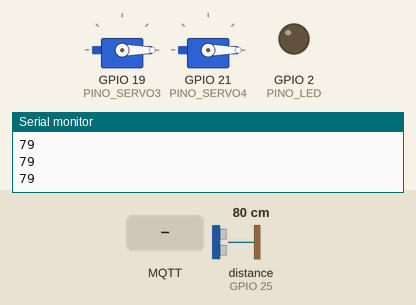
Simulated run of this sketch. Board: ESP32. Parts: 2 × servo, output pins drawn as LEDs (lit = HIGH), the last lines printed to the serial monitor. Wiring (inferred from the names in the program): ultrasonic range finder: trigger GPIO 26; echo GPIO 25. Inputs (shaded band) come from the test bench; at power-on: distance to the obstacle (sensor on GPIO 25) 80 cm. The echo pulse lasts 58.3 µs per cm; WiFi joins after 1.5 s; servers stay silent unless stated; random numbers use the default seed unless the sketch sets one; no MQTT or app messages arrive unless stated; pins used as bus, display or sensor lines are not drawn.

Above: at 2.7 s.
2.8 s: MQTT message "acender" arrives on the first subscribed topic
At 4.2 s:
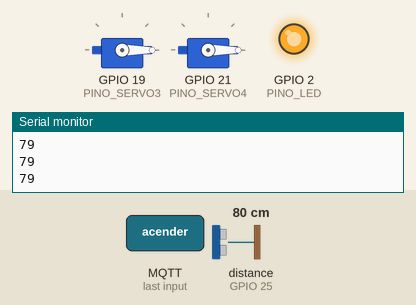
4.5 s: MQTT message "objeto_proximo" arrives on the second subscribed topic
At 5.8 s:
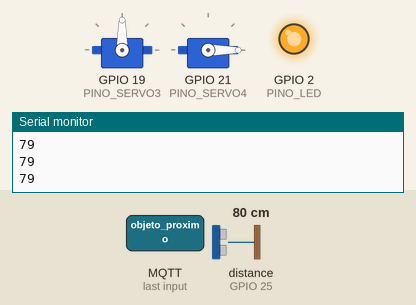
6.1 s: MQTT message "apagar" arrives on the first subscribed topic
At 6.6 s:
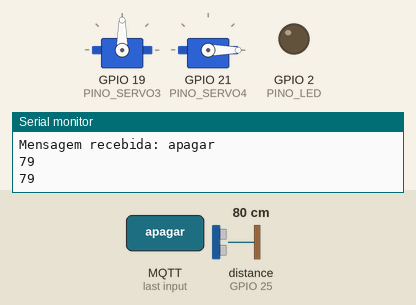
7.7 s: MQTT message "objeto_longe" arrives on the second subscribed topic
At 8.0 s:
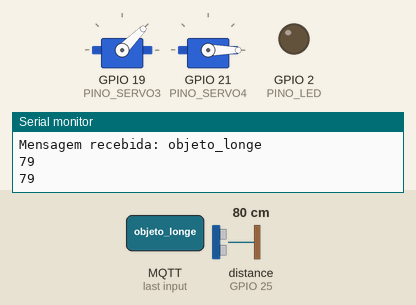
9.2 s: MQTT message "objeto_proximo" arrives on the third subscribed topic
At 9.7 s:
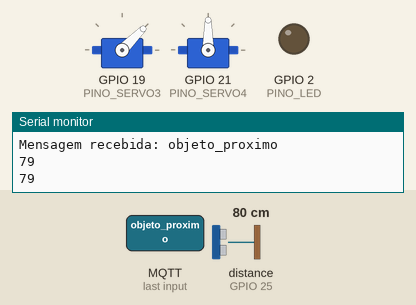
10.8 s: MQTT message "objeto_longe" arrives on the third subscribed topic
At 11.1 s:
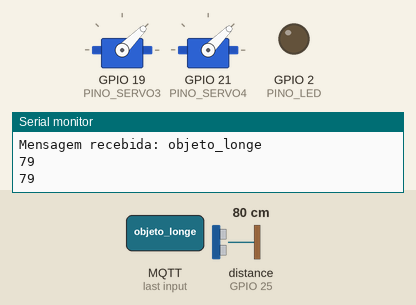
Timing chart, 0 to 13.3 s (numbered marks = the images above; inputs shaded):
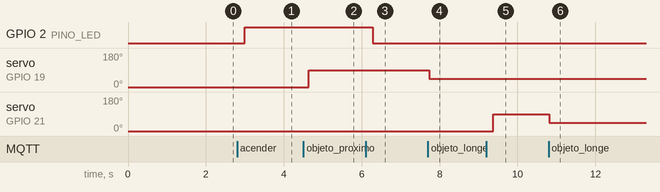

The sketch:

S3.ino
```cpp
#include <WiFiClientSecure.h>
#include <PubSubClient.h>
#include <WiFi.h>
#include <ESP32Servo.h>

// -------------------- DEFINIÇÃO DE PINOS --------------------
#define PINO_LED 2
#define TRIG 26
#define ECHO 25
#define PINO_SERVO3 19       // Servo 3
#define PINO_SERVO4 21       // Servo 4


// -------------------- OBJETOS MQTT E SERVO --------------------
WiFiClientSecure client;
PubSubClient mqtt(client);
Servo servo3;
Servo servo4;

// -------------------- CREDENCIAIS WI-FI --------------------
const char* SSID = "FIESC_IOT_EDU";
const char* PASS = "8120gv08";

// -------------------- BROKER MQTT --------------------
const char* BROKER_URL  = "7aecec580ecf4e5cbac2d52b35eb85b9.s1.eu.hivemq.cloud";
const int   BROKER_PORT = 8883;
const char* BROKER_USER = "Placa-3-Hisabel";
const char* BROKER_PASS = "123456abX";

// -------------------- TÓPICOS MQTT --------------------
// *** Tópicos recebidos da S2 ***
const char* TOPIC_PUBLISH_1 = "Projeto/S2/Distancia1";  // controla servo3
const char* TOPIC_PUBLISH_2 = "Projeto/S2/Distancia2";  // controla servo4

// *** Tópico vindo da S1 ***
const char* TOPICO_SUBSCRIBE = "S1/iluminacao";

// -------------------- CONTROLE DE PUBLICAÇÃO --------------------
unsigned long lastPublish = 0;        // guarda o último instante em que publicou presença
int publishInterval = 3000;          // publica presença a cada 3 segundos

// -------------------- FUNÇÃO DE LEITURA DO ULTRASSOM --------------------
long medirDistancia(int trigPin, int echoPin) {
  digitalWrite(trigPin, LOW);
  delayMicroseconds(2);
  digitalWrite(trigPin, HIGH);
  delayMicroseconds(10);
  digitalWrite(trigPin, LOW);

  long duracao = pulseIn(echoPin, HIGH, 30000);              // mede o tempo do eco
  long distancia = (duracao * 0.034) / 2;                    // converte tempo = distância em cm
  return distancia;
}

// -------------------- CALLBACK MQTT --------------------
void callback(char* topic, byte* payload, unsigned int length) {

  String mensagem = "";
  for (int i = 0; i < length; i++) {
    mensagem += (char)payload[i];
  }

  Serial.print("Tópico recebido: ");
  Serial.println(topic);
  Serial.print("Mensagem recebida: ");
  Serial.println(mensagem);

  // ---------- CONTROLE DO LED ----------
  if (String(topic) == TOPICO_SUBSCRIBE) {
    if (mensagem == "acender")  digitalWrite(PINO_LED, HIGH);
    if (mensagem == "apagar")   digitalWrite(PINO_LED, LOW);
  }

  // ---------- CONTROLE DO SERVO 3 ----------
  if (String(topic) == TOPIC_PUBLISH_1) {
    if (mensagem == "objeto_proximo") servo3.write(90);
    if (mensagem == "objeto_longe")   servo3.write(45);
  }

  // ---------- CONTROLE DO SERVO 4 ----------
  if (String(topic) == TOPIC_PUBLISH_2) {
    if (mensagem == "objeto_proximo") servo4.write(90);
    if (mensagem == "objeto_longe")   servo4.write(45);
  }
}


// -------------------- CONEXÃO COM WI-FI --------------------
void conectarWiFi() {
  Serial.print("Conectando ao WiFi...");
  WiFi.begin(SSID, PASS);

  while (WiFi.status() != WL_CONNECTED) {
    Serial.print(".");
    delay(300);
  }
  Serial.println("\nWiFi conectado!");
}

// -------------------- CONEXÃO COM BROKER MQTT --------------------
void conectarMQTT() {
 mqtt.setServer(BROKER_URL, BROKER_PORT);
 client.setInsecure();                // ignora certificado (requerido em alguns brokers)
 mqtt.setCallback(callback);          // registra função callback

 // mantém tentativa de conexão até conseguir
 while (!mqtt.connected()) {
    Serial.print("Conectando ao broker...");

 // ID aleatório para identificar a placa
 String clientId = "S3_" + String(random(0xffff), HEX);

    if (mqtt.connect(clientId.c_str(), BROKER_USER, BROKER_PASS)) {
      Serial.println("Conectado!");

      // ---------- Assinaturas MQTT ----------
      mqtt.subscribe(TOPICO_SUBSCRIBE);         // LED
      mqtt.subscribe(TOPIC_PUBLISH_1);          // servo3
      mqtt.subscribe(TOPIC_PUBLISH_2);          // servo4

    } else {
      Serial.print("Falha. Código: ");
      Serial.println(mqtt.state());
      delay(1500);
    }
  }
}

// -------------------- SETUP --------------------
void setup() {
  Serial.begin(115200);

  // Configuração de pinos
  pinMode(PINO_LED, OUTPUT);
  pinMode(TRIG, OUTPUT);
  pinMode(ECHO, INPUT);

  servo3.attach(PINO_SERVO3);
  servo4.attach(PINO_SERVO4);

  servo3.write(0);
  servo4.write(0);

   conectarWiFi();       // conecta ao Wi-Fi
   conectarMQTT();       // conecta ao broker MQTT
}

// -------------------- LOOP PRINCIPAL --------------------
void loop() {

// garante que o MQTT sempre esteja conectado
  if (!mqtt.connected()) conectarMQTT();
  mqtt.loop();      // mantém comunicação MQTT ativa

  // ---------- LEITURA DO SENSOR ULTRASSÔNICO ----------
  long distancia = medirDistancia(TRIG, ECHO);
  Serial.println(distancia);

  // Publica de acordo com a distância medida
  if (distancia > 0 && distancia < 10) {
    mqtt.publish(TOPIC_PUBLISH_1, "objeto_proximo");
  } else if (distancia > 10) {
    mqtt.publish(TOPIC_PUBLISH_2, "objeto_longe");
  }

  delay(200);   // pequeno delay para estabilidade de leitura
}
```

Measured:
- after the input at 2.8 s, GPIO 2 (PINO_LED): LOW → HIGH after 0.20 s
- after the input at 4.5 s, servo on GPIO 19 (PINO_SERVO3): 0° → 90° after 0.14 s
- after the input at 6.1 s, GPIO 2 (PINO_LED): HIGH → LOW after 0.19 s
- after the input at 7.7 s, servo on GPIO 19 (PINO_SERVO3): 90° → 45° at once
- after the input at 9.2 s, servo on GPIO 21 (PINO_SERVO4): 0° → 90° after 0.18 s
- after the input at 10.8 s, servo on GPIO 21 (PINO_SERVO4): 90° → 45° at once
